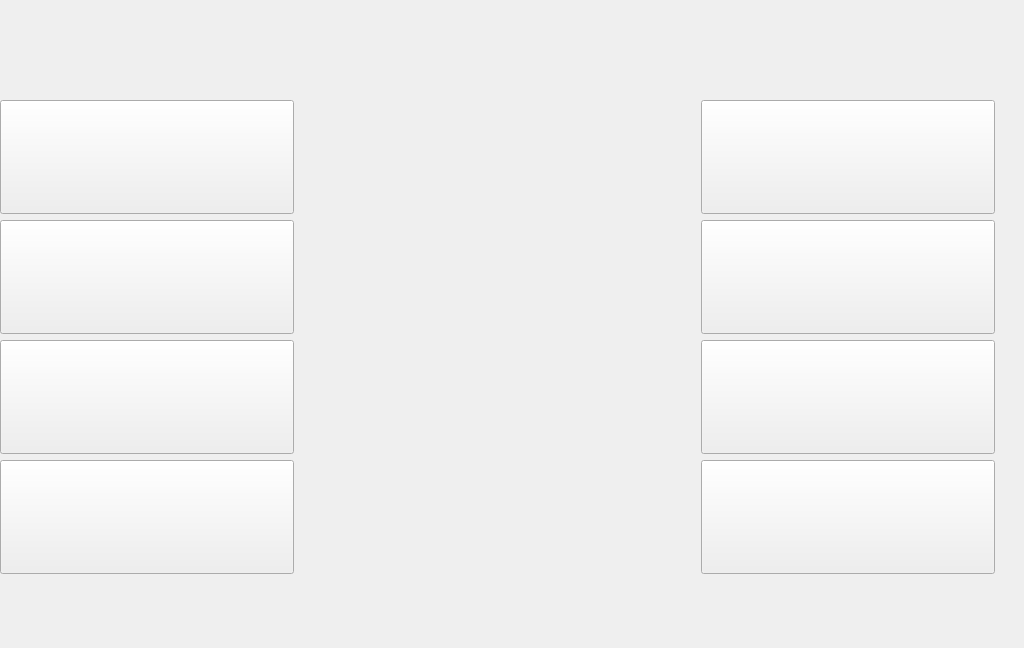
<?xml version="1.0" encoding="UTF-8"?>
<ui version="4.0">
 <class>MainPageWidget</class>
 <widget class="QWidget" name="MainPageWidget">
  <property name="geometry">
   <rect>
    <x>0</x>
    <y>0</y>
    <width>1024</width>
    <height>648</height>
   </rect>
  </property>
  <property name="windowTitle">
   <string notr="true">Form</string>
  </property>
  <widget class="myToolButton" name="shutDownBtn">
   <property name="geometry">
    <rect>
     <x>701</x>
     <y>460</y>
     <width>294</width>
     <height>114</height>
    </rect>
   </property>
   <property name="minimumSize">
    <size>
     <width>250</width>
     <height>100</height>
    </size>
   </property>
   <property name="layoutDirection">
    <enum>Qt::LeftToRight</enum>
   </property>
   <property name="text">
    <string/>
   </property>
  </widget>
  <widget class="myToolButton" name="valveBtn">
   <property name="geometry">
    <rect>
     <x>701</x>
     <y>220</y>
     <width>294</width>
     <height>114</height>
    </rect>
   </property>
   <property name="minimumSize">
    <size>
     <width>250</width>
     <height>100</height>
    </size>
   </property>
   <property name="layoutDirection">
    <enum>Qt::LeftToRight</enum>
   </property>
   <property name="text">
    <string/>
   </property>
  </widget>
  <widget class="myToolButton" name="setBtn">
   <property name="geometry">
    <rect>
     <x>701</x>
     <y>340</y>
     <width>294</width>
     <height>114</height>
    </rect>
   </property>
   <property name="minimumSize">
    <size>
     <width>250</width>
     <height>100</height>
    </size>
   </property>
   <property name="layoutDirection">
    <enum>Qt::LeftToRight</enum>
   </property>
   <property name="text">
    <string notr="true"/>
   </property>
  </widget>
  <widget class="myToolButton" name="feedSetBtn">
   <property name="geometry">
    <rect>
     <x>701</x>
     <y>100</y>
     <width>294</width>
     <height>114</height>
    </rect>
   </property>
   <property name="minimumSize">
    <size>
     <width>250</width>
     <height>100</height>
    </size>
   </property>
   <property name="layoutDirection">
    <enum>Qt::LeftToRight</enum>
   </property>
   <property name="text">
    <string/>
   </property>
  </widget>
  <widget class="myToolButton" name="cleanBtn">
   <property name="geometry">
    <rect>
     <x>0</x>
     <y>220</y>
     <width>294</width>
     <height>114</height>
    </rect>
   </property>
   <property name="minimumSize">
    <size>
     <width>294</width>
     <height>114</height>
    </size>
   </property>
   <property name="layoutDirection">
    <enum>Qt::RightToLeft</enum>
   </property>
   <property name="text">
    <string/>
   </property>
  </widget>
  <widget class="myToolButton" name="modeBtn">
   <property name="geometry">
    <rect>
     <x>0</x>
     <y>340</y>
     <width>294</width>
     <height>114</height>
    </rect>
   </property>
   <property name="minimumSize">
    <size>
     <width>294</width>
     <height>114</height>
    </size>
   </property>
   <property name="layoutDirection">
    <enum>Qt::RightToLeft</enum>
   </property>
   <property name="text">
    <string notr="true"/>
   </property>
  </widget>
  <widget class="myToolButton" name="senseSetBtn">
   <property name="geometry">
    <rect>
     <x>0</x>
     <y>100</y>
     <width>294</width>
     <height>114</height>
    </rect>
   </property>
   <property name="minimumSize">
    <size>
     <width>294</width>
     <height>114</height>
    </size>
   </property>
   <property name="layoutDirection">
    <enum>Qt::RightToLeft</enum>
   </property>
   <property name="text">
    <string/>
   </property>
  </widget>
  <widget class="myToolButton" name="runBtn">
   <property name="geometry">
    <rect>
     <x>0</x>
     <y>460</y>
     <width>294</width>
     <height>114</height>
    </rect>
   </property>
   <property name="minimumSize">
    <size>
     <width>294</width>
     <height>114</height>
    </size>
   </property>
   <property name="layoutDirection">
    <enum>Qt::RightToLeft</enum>
   </property>
   <property name="text">
    <string/>
   </property>
  </widget>
  <widget class="QStackedWidget" name="stackedWidget">
   <property name="geometry">
    <rect>
     <x>300</x>
     <y>160</y>
     <width>400</width>
     <height>300</height>
    </rect>
   </property>
   <property name="minimumSize">
    <size>
     <width>400</width>
     <height>300</height>
    </size>
   </property>
   <property name="currentIndex">
    <number>0</number>
   </property>
   <widget class="QWidget" name="page"/>
   <widget class="QWidget" name="page_2"/>
  </widget>
 </widget>
 <customwidgets>
  <customwidget>
   <class>myToolButton</class>
   <extends>QPushButton</extends>
   <header>mysortwidget/mytoolbutton.h</header>
  </customwidget>
 </customwidgets>
 <resources/>
 <connections/>
</ui>
